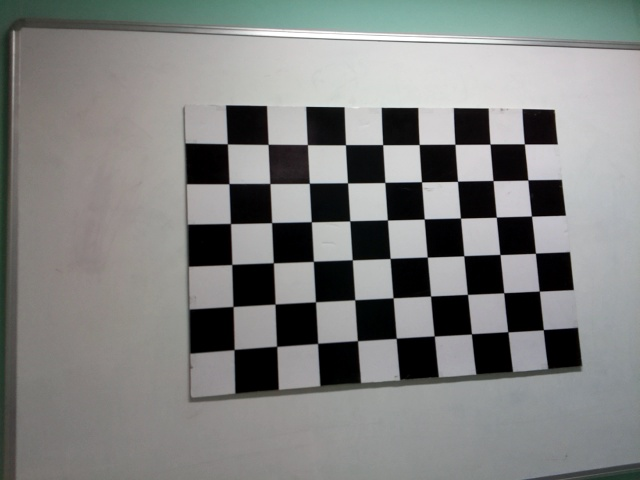
#> input picture images_checkerboard/image_0.jpg, 640 x 480 px; its folder holds 4 pictures in this run; the run also reads 1 picture not shown here
$ python calibrationwithundistortion.py
#> lines starting #> are read from the running program, lines starting #| are printed output that depends on the picture; after the words box and inside, x2 and y2 are one past the last pixel; in counts of white or black regions, pixels touching at a corner belong together
import cv2
import numpy as np
import os
import glob

# Defining the dimensions of checkerboard
CHECKERBOARD = (6,9)
criteria = (cv2.TERM_CRITERIA_EPS + cv2.TERM_CRITERIA_MAX_ITER, 30, 0.001)

# Creating vector to store vectors of 3D points for each checkerboard image
objpoints = []
# Creating vector to store vectors of 2D points for each checkerboard image
imgpoints = []


# Defining the world coordinates for 3D points
objp = np.zeros((1, CHECKERBOARD[0]*CHECKERBOARD[1], 3), np.float32)
objp[0,:,:2] = np.mgrid[0:CHECKERBOARD[0], 0:CHECKERBOARD[1]].T.reshape(-1, 2)
prev_img_shape = None

# Extracting path of individual image stored in a given directory
images = glob.glob('./images_checkerboard/*.jpg')
count=-1
for fname in images:
    count=count+1
    img = cv2.imread(fname)
#> img is the input picture: shape (480, 640, 3); mean B, G, R 128.1, 129.5, 128.1
    gray = cv2.cvtColor(img,cv2.COLOR_BGR2GRAY)
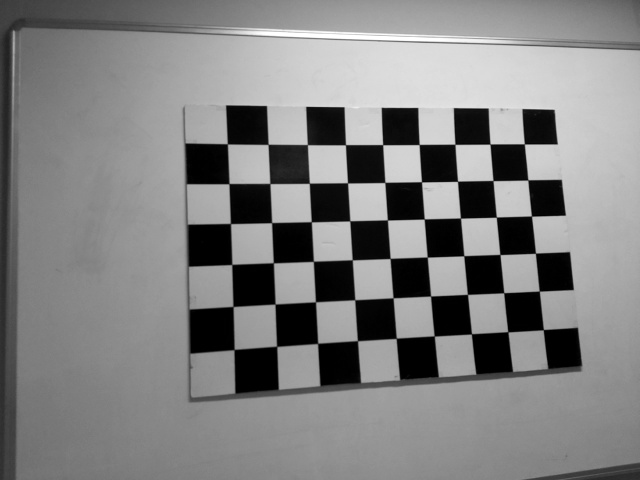
#> gray: shape (480, 640); min 0, max 255, mean 128.9
    # Find the chess board corners
    # If desired number of corners are found in the image then ret = true
    ret, corners = cv2.findChessboardCorners(gray, CHECKERBOARD, cv2.CALIB_CB_ADAPTIVE_THRESH+
    	cv2.CALIB_CB_FAST_CHECK+cv2.CALIB_CB_NORMALIZE_IMAGE)
#> ret = True; corners = 54 rows, first 8: [524.4, 143.9], [528, 179.8], [531.5, 216.1], [535.4, 253.2], [539.2, 291], [543.4, 329.4], [490, 144], [493, 180.6]

    """
    If desired number of corner are detected,
    we refine the pixel coordinates and display
    them on the images of checker board
    """
    if ret == True:
        objpoints.append(objp)
        # refining pixel coordinates for given 2d points.
        corners2 = cv2.cornerSubPix(gray,corners,(11,11),(-1,-1),criteria)
#> corners2 = 54 rows, first 8: [524.3, 143.9], [527.8, 179.9], [531.5, 216.1], [535.4, 253.2], [539.3, 291.2], [543.3, 329.7], [490, 144.1], [493, 180.6]

        imgpoints.append(corners2)

        # Draw and display the corners
        img = cv2.drawChessboardCorners(img, CHECKERBOARD, corners2,ret)
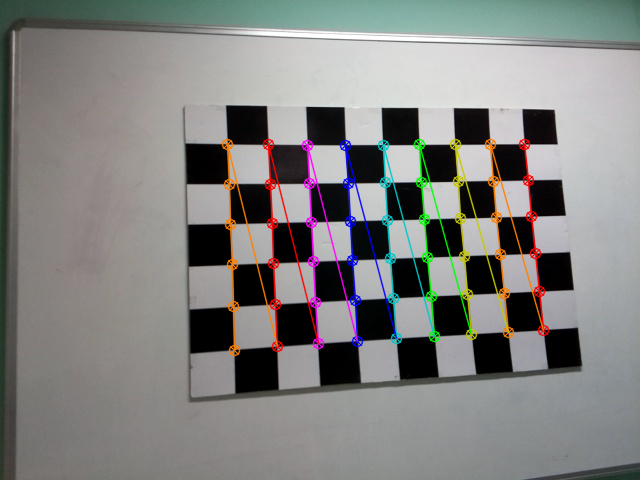
#> img: shape (480, 640, 3); 4.64% of pixels changed, all inside (x1, y1, x2, y2) = (221, 138, 550, 357)
        cv2.imshow('img'+str(count),img)
        cv2.waitKey(0)
#> pass 2 of the loop `for fname in images:`:
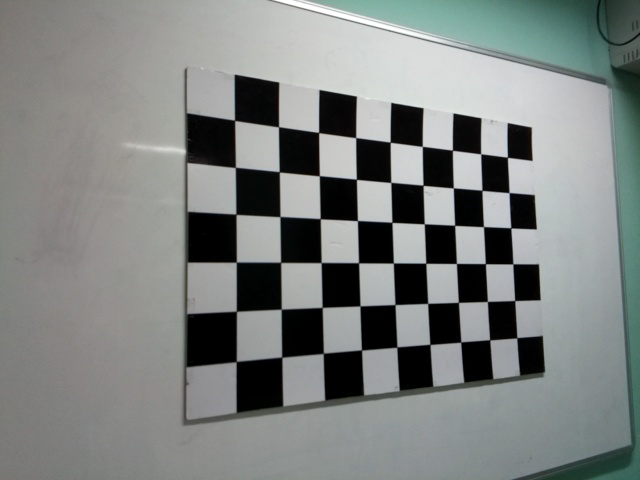
#> input picture images_checkerboard/image_1.jpg, 640 x 480 px
#> img is the input picture: shape (480, 640, 3); mean B, G, R 128.7, 130.5, 126.2
#> `gray = cv2.cvtColor(img,cv2.COLOR_BGR2GRAY)`:
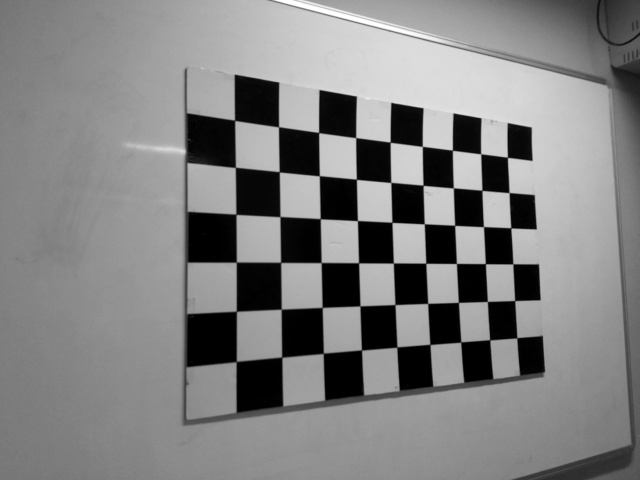
#> gray: shape (480, 640); min 0, max 255, mean 129
#> corners = 54 rows, first 8: [507.5, 157.1], [509.1, 192.6], [511, 228], [512.9, 264.1], [514.9, 300.6], [516.6, 338.2], [480.5, 153.6], [481.9, 190.1]
#> corners2 = 54 rows, first 8: [507.4, 157.3], [509.1, 192.6], [510.7, 227.8], [512.8, 263.8], [514.7, 300.6], [516.8, 337.7], [480.7, 153.8], [481.9, 190.3]
#> `img = cv2.drawChessboardCorners(img, CHECKERBOARD, corners2,ret)`:
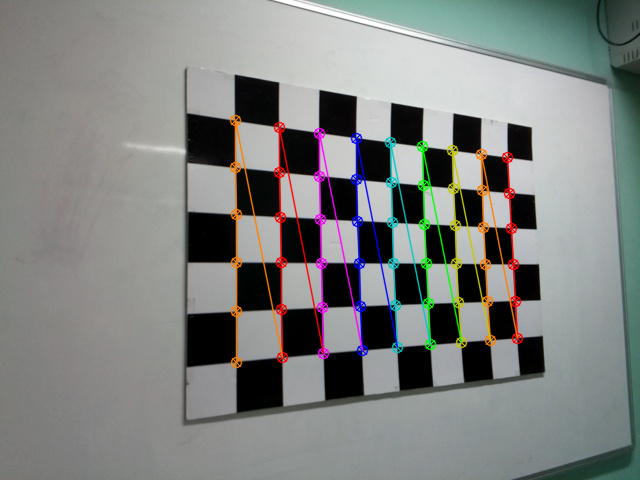
#> img: shape (480, 640, 3); 4.81% of pixels changed, all inside (x1, y1, x2, y2) = (229, 114, 524, 369)
#> pass 3 of the loop `for fname in images:`:
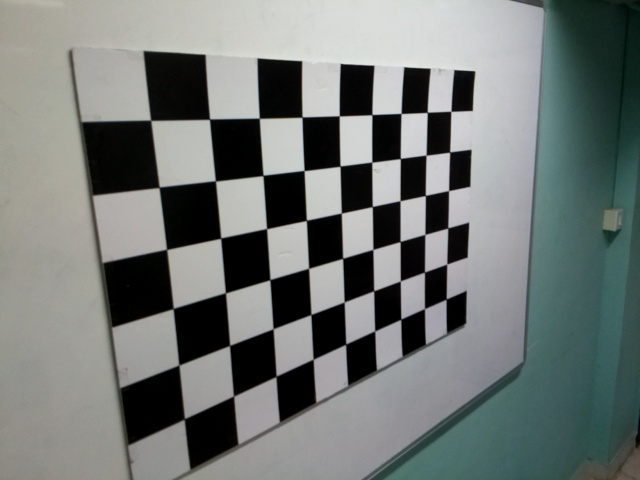
#> input picture images_checkerboard/image_10.jpg, 640 x 480 px
#> img is the input picture: shape (480, 640, 3); mean B, G, R 117.6, 119.9, 114.3
#> `gray = cv2.cvtColor(img,cv2.COLOR_BGR2GRAY)`:
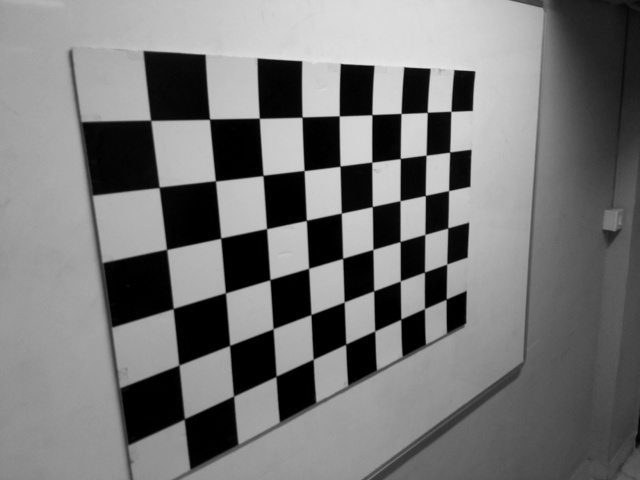
#> gray: shape (480, 640); min 0, max 230, mean 118
#> corners = 54 rows, first 8: [450.9, 111.3], [449.6, 152.1], [448.6, 190.6], [447.7, 228], [446.7, 264.1], [446.1, 299.2], [427.3, 112.4], [426.1, 155.1]
#> corners2 = 54 rows, first 8: [450.9, 111.3], [449.7, 152.1], [448.6, 190.6], [447.7, 228], [446.7, 264.1], [446.2, 299.1], [427.2, 112.4], [426.1, 155.2]
#> `img = cv2.drawChessboardCorners(img, CHECKERBOARD, corners2,ret)`:
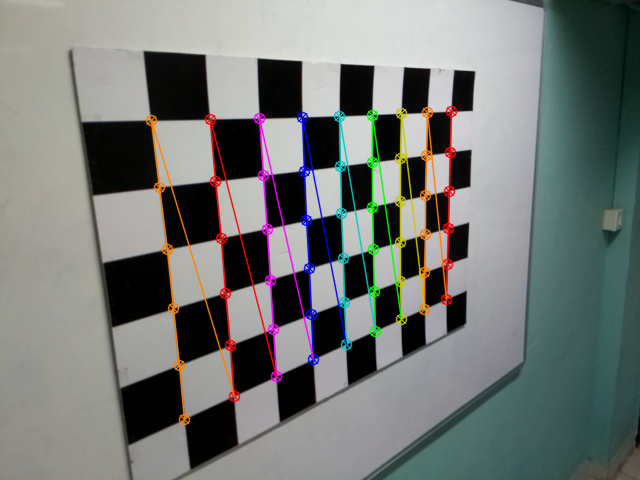
#> img: shape (480, 640, 3); 5.18% of pixels changed, all inside (x1, y1, x2, y2) = (145, 105, 458, 426)
#> the loop made 4 passes; the first 3 are shown

cv2.destroyAllWindows()

h,w = img.shape[:2]
#> h = 480; w = 640

"""
Performing camera calibration by
passing the value of known 3D points (objpoints)
and corresponding pixel coordinates of the
detected corners (imgpoints)
"""
ret, mtx, dist, rvecs, tvecs = cv2.calibrateCamera(objpoints, imgpoints, gray.shape[::-1],None,None)

print("Camera matrix : \n")
print(mtx)
print("Distance Coefficients : \n")
print(dist)
print("Rotational vector : \n")
print(rvecs)
print("Translational vector : \n")
print(tvecs)


# Using the derived camera parameters to undistort the image
# We can use any image from range 0-40 to undistort
img = cv2.imread(images[2])
# Refining the camera matrix using parameters obtained by calibration
newcameramtx, roi = cv2.getOptimalNewCameraMatrix(mtx, dist, (w,h), 1, (w,h))

# Method 1 to undistort the image
dst = cv2.undistort(img, mtx, dist, None, newcameramtx)
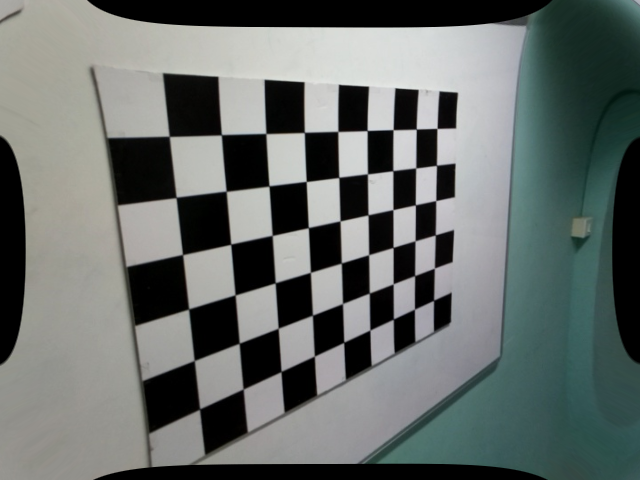
#> dst: shape (480, 640, 3); mean B, G, R 106.5, 109.1, 103

# Method 2 to undistort the image
mapx,mapy=cv2.initUndistortRectifyMap(mtx,dist,None,newcameramtx,(w,h),5)
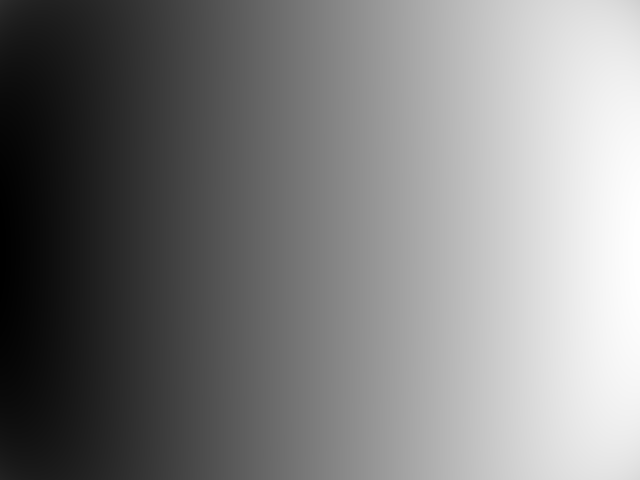
#> mapx: shape (480, 640) float32; min -15.18, max 654.9, mean 319.5; drawn with min black and max white
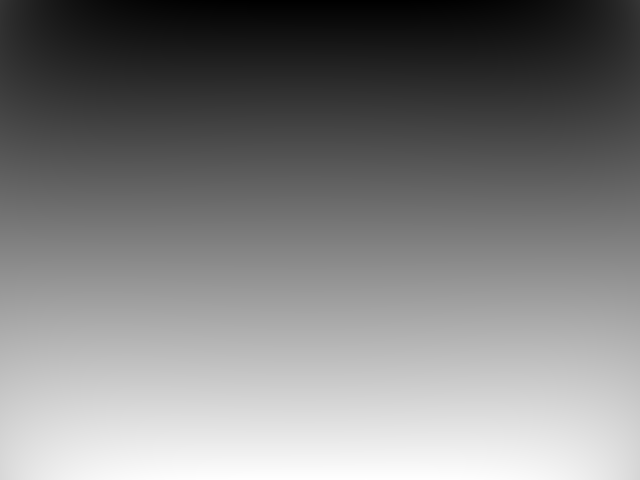
#> mapy: shape (480, 640) float32; min -29.21, max 496.7, mean 233.9; drawn with min black and max white

dst = cv2.remap(img,mapx,mapy,cv2.INTER_LINEAR)

# Displaying the undistorted image
cv2.imshow("Undistorted Image",dst)
cv2.waitKey(0)
